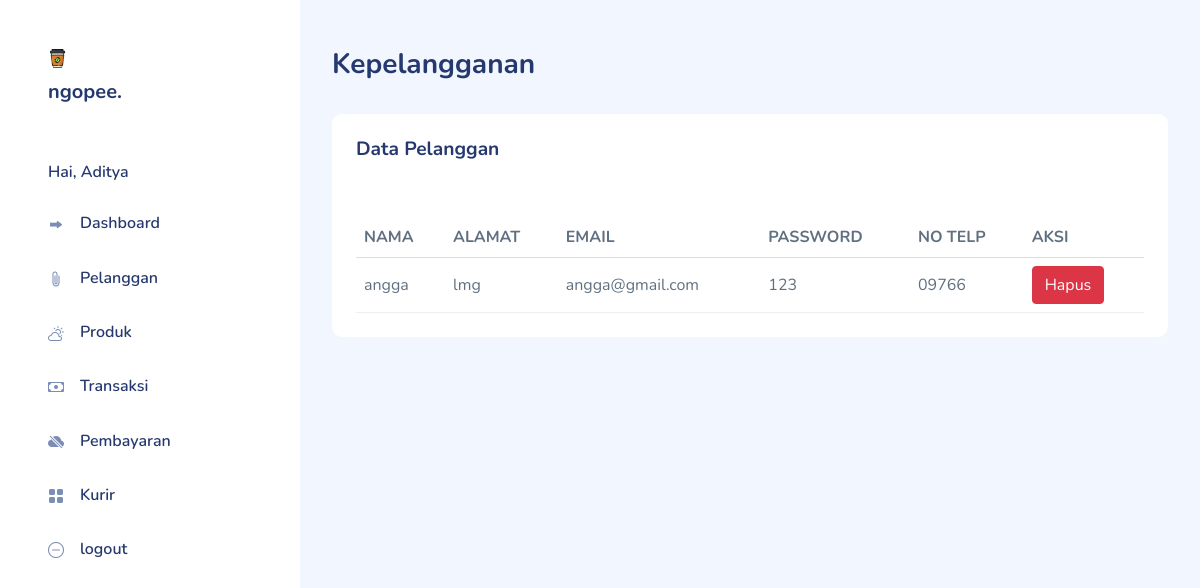
/index.php?page=admin&aksi=daftarPelanggan (signed in), run on an earlier commit of the app's database.
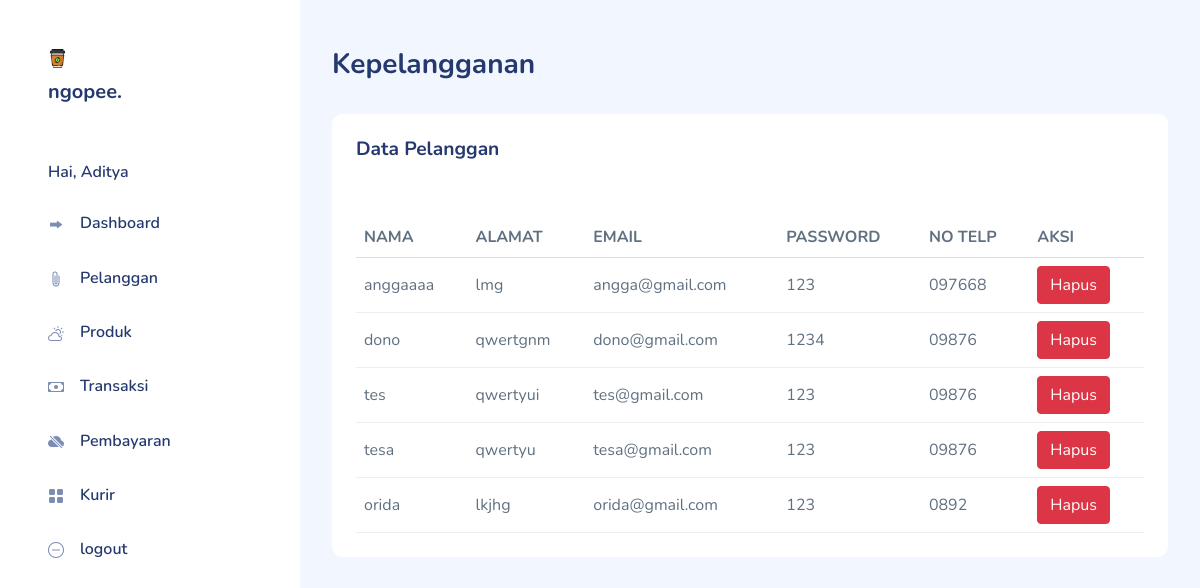
And on a later commit of the database.
### tables this page shows
CREATE TABLE `user` (
  `user_id` int(11) NOT NULL,
  `role_id` char(1) DEFAULT NULL,
  `user_nama` varchar(100) DEFAULT NULL,
  `user_alamat` varchar(255) DEFAULT NULL,
  `user_email` varchar(50) DEFAULT NULL,
  `user_password` varchar(50) DEFAULT NULL,
  `user_notelp` varchar(13) DEFAULT NULL
);

### Controller/AdminController.php (called while the page is built, shortened)
<?php
class AdminController
{
    private $model;
    public function __construct()
    {
        $this->model = new AdminModel();
    }
    public function pelanggan()
    {
        $pelanggan = $this->model->getPelanggan();
        extract($pelanggan);
        require_once("View/admin/daftarPelanggan.php");
    }
}

### Koneksi.php (called while the page is built)
<?php
function koneksi()
{
    $db_host = "localhost";
    $db_user = "root";
    $db_password = "";
    $db_database = "db_ngopee";
    try {
        return new mysqli($db_host,$db_user,$db_password,$db_database);
    } catch (exception $e) {
        echo "Terjadi kesalahan koneksi database";
    }
}

### Model/AdminModel.php (called while the page is built, shortened)
<?php
class AdminModel
{
        public function getPelanggan()
        {
                $sql = "SELECT user_nama as nama,
                        user_id as id,
                        user_alamat as alamat,
                        user_email as email,
                        user_password as password,
                        user_notelp as nomor
                        FROM user where role_id = 'B'";
                $query = koneksi()->query($sql);
                $hasil = [];
                while ($data = $query->fetch_assoc()) {
                        $hasil[] = $data;
                }
                return $hasil;
        }
}

### View/admin/daftarPelanggan.php (the view, shortened to what this page needs)
<!DOCTYPE html>
<html lang="en">
<head>
  <link rel="stylesheet" href="assets/css/bootstrap.css" />
  <link rel="stylesheet" href="assets/vendors/iconly/bold.css" />
  <link rel="stylesheet" href="assets/vendors/perfect-scrollbar/perfect-scrollbar.css" />
  <link rel="stylesheet" href="assets/vendors/bootstrap-icons/bootstrap-icons.css" />
  <link rel="stylesheet" href="assets/css/app.css" />
</head>
<body>
  <div id="app">
    <div id="main">
      <div class="page-heading">
        <h3>Kepelangganan</h3>
      </div>
      <div class="page-content">
        <section class="section">
          <div class="row" id="table-hover-row">
            <div class="col-12">
              <div class="card">
                <div class="card-header">
                  <h4 class="card-title">Data Pelanggan</h4>
                </div>
                <div class="card-content">
                  <div class="card-body">
                    <div class="table-responsive">
                      <table class="table table-hover mb-0">
                        <thead>
                          <tr>
                            <th>NAMA</th>
                            <th>ALAMAT</th>
                            <th>EMAIL</th>
                            <th>PASSWORD</th>
                            <th>NO TELP</th>
                            <th>AKSI</th>
                          </tr>
                        </thead>
                        <tbody>
                          <?php foreach ($pelanggan as $item) : ?>
                            <tr>
                              <td><?= $item['nama'] ?></td>
                              <td><?= $item['alamat'] ?></td>
                              <td><?= $item['email'] ?></td>
                              <td><?= $item['password'] ?></td>
                              <td><?= $item['nomor'] ?></td>
                              <td>
                                <a href="index.php?page=admin&aksi=hapusPelanggan&id=<?= $item['id'] ?>" class="btn btn-danger">Hapus</a>
                              </td>
                            </tr>
                          <?php endforeach; ?>
                        </tbody>
                      </table>
                    </div>
                  </div>
                </div>
              </div>
            </div>
          </div>
        </section>
      </div>
    </div>
  </div>
</body>
</html>

What changed in the data, as far as the page shows it:
changed user "lmg": user_nama "angga" → "anggaaaa"; user_notelp "09766" → "097668"
added user: user_nama "dono", user_alamat "qwertgnm", user_email "dono@gmail.com", user_password "1234", user_notelp "09876"
added user: user_nama "tes", user_alamat "qwertyui", user_email "tes@gmail.com", user_password "123", user_notelp "09876"
added user: user_nama "tesa", user_alamat "qwertyu", user_email "tesa@gmail.com", user_password "123", user_notelp "09876"
added user: user_nama "orida", user_alamat "lkjhg", user_email "orida@gmail.com", user_password "123", user_notelp "0892"
